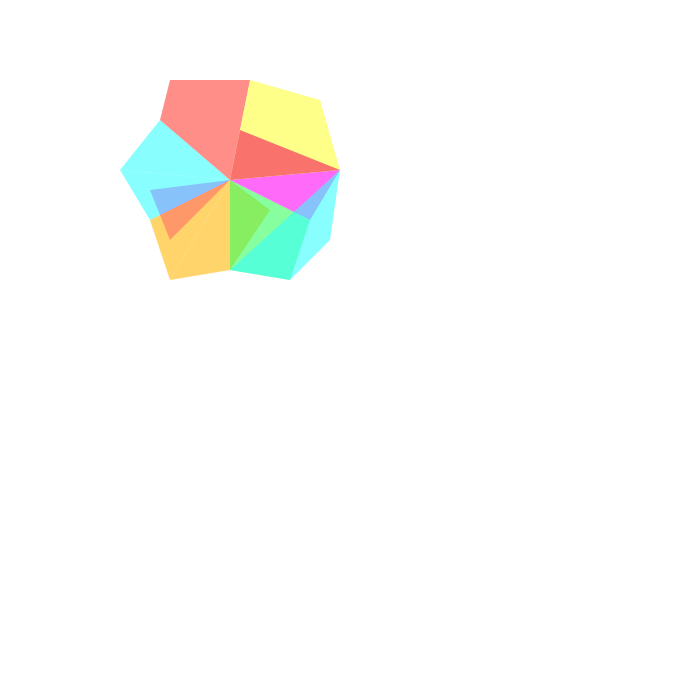
Frame 1 (no input)
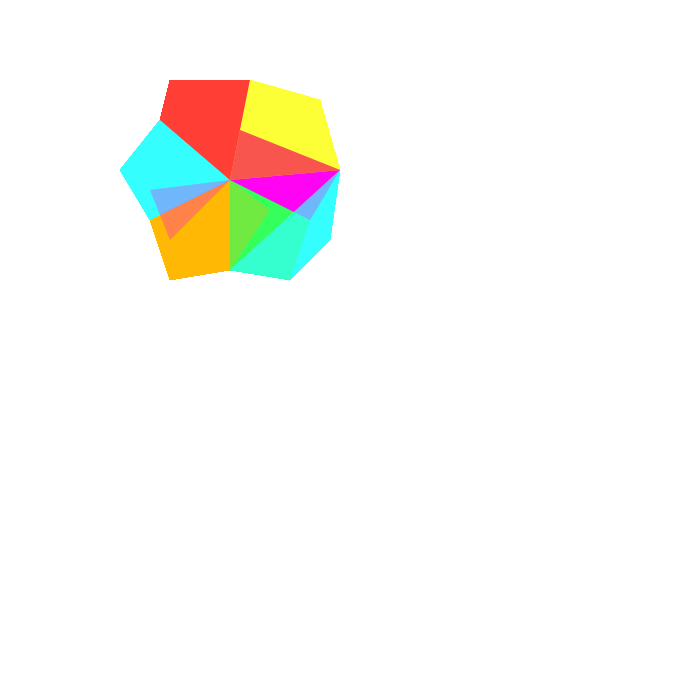
Frame 60 (the mouse pressed at the canvas centre just before this capture)
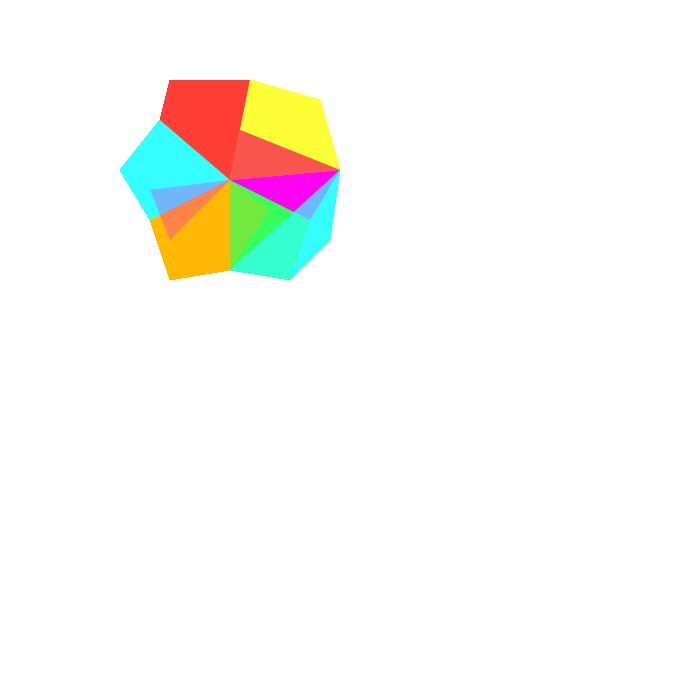
Frame 120 (the mouse held since frame 60 and released just before this capture)

The Processing sketch that drew these frames (run headless with seeded random() and noise(); from frame 60 on, the mouse is pressed at the canvas centre):

// Processing sketch: processing_90040
// ── processing_90040.pde

void setup()
{
 
// taille
size(700,700);
// couleur de fond
background(255);
// pas de contour
noStroke();

}
  
void draw()
{
 // local var...
 color orange = color(255, 184, 3),
       green = color(52, 255, 90),
       violet = color(255, 3, 243),
       blue = color(52, 255, 253),
       red = color(255, 62, 52),
       yellow = color(251, 255, 52),
       rose = color(247, 15, 89);
       
 int opacity = 150;


//1
pushMatrix();
translate(150, 150);

fill(orange, opacity);
quad(20, 130, 80, 120, 120, 60, 80, 30);

fill(green, opacity);
triangle(80, 30, 140, 130, 80, 120);

// Extensions - droit
fill(green, opacity);
triangle(80, 30, 140, 130, 160, 70);

fill(violet, opacity);
beginShape();
vertex(80, 30);
vertex(190, 20);
vertex(160, 70);
vertex(80, 30);
vertex(0, 40);
vertex(20, 90);
vertex(80, 30);
endShape(CLOSE);

// Extensions - gauche
fill(orange, opacity);
triangle(80, 30, 20, 130, 0, 70);

fill(blue, opacity);
triangle(80, 30, 0, 70, -30, 20);

fill(blue, opacity);
triangle(80, 30, -30, 20, 10, -30);

fill(red, opacity);
quad(80, 30, 10, -30, 20, -70, 100, -70);

fill(yellow, opacity);
quad(80, 30, 100, -70, 170, -50, 190, 20);

fill(rose, opacity);
triangle(80, 30, 190, 20, 90, -20);

fill(blue, opacity);
quad(80, 120, 140, 130, 180, 90, 190, 20);
popMatrix();
}
